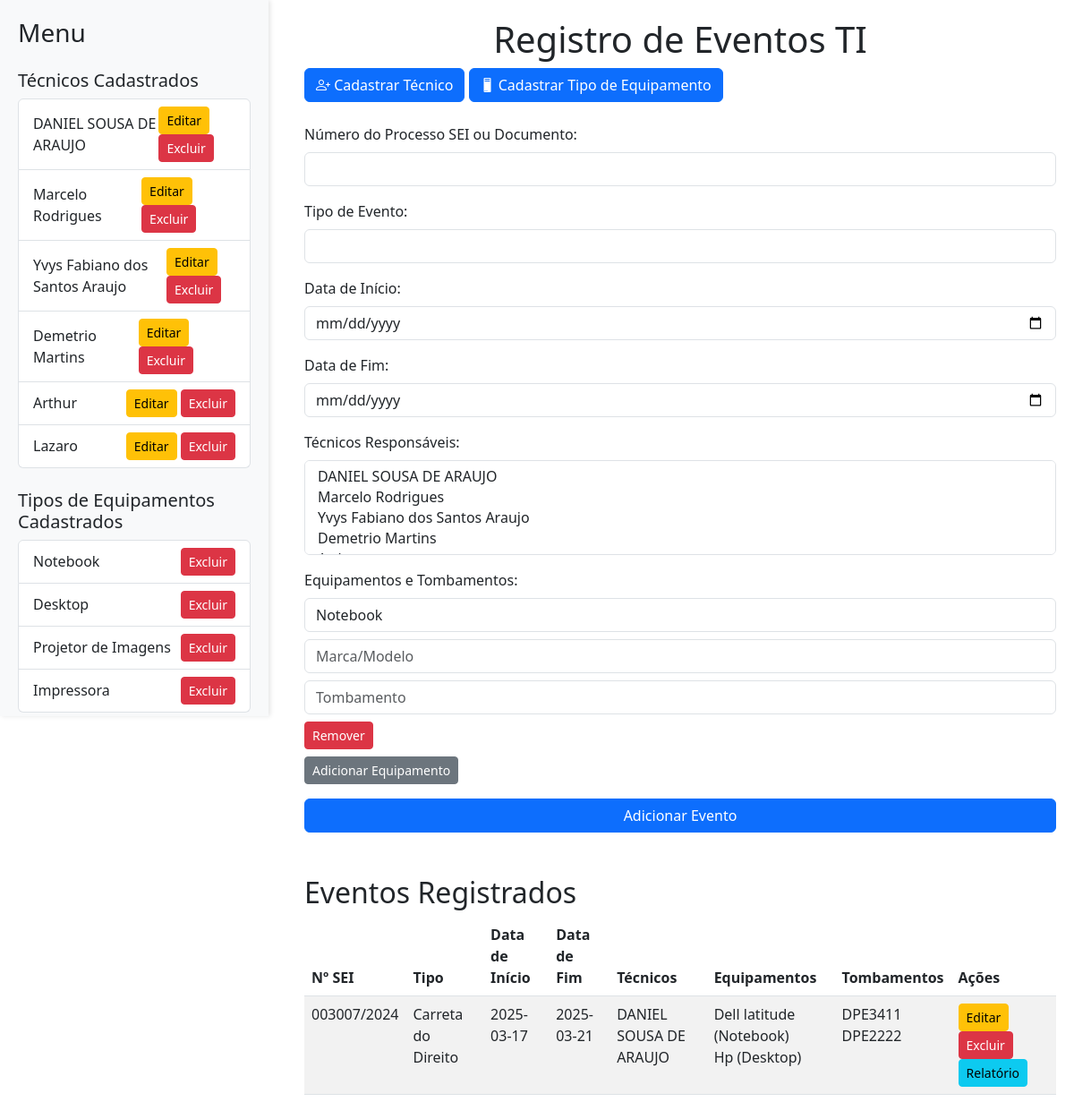
The page / on the database its author committed.
### tables this page shows
CREATE TABLE tecnicos (
    id INTEGER PRIMARY KEY AUTOINCREMENT,
    nome TEXT NOT NULL UNIQUE
);

CREATE TABLE tipos_equipamentos (
    id INTEGER PRIMARY KEY AUTOINCREMENT,
    nome TEXT NOT NULL UNIQUE
);

CREATE TABLE eventos (
    id INTEGER PRIMARY KEY AUTOINCREMENT,
    numero_sei TEXT NOT NULL,
    tipo TEXT NOT NULL,
    data_inicio TEXT NOT NULL,
    data_fim TEXT NOT NULL
);

CREATE TABLE equipamentos (
    id INTEGER PRIMARY KEY AUTOINCREMENT,
    evento_id INTEGER,
    tipo_id INTEGER,
    marca_modelo TEXT NOT NULL,
    tombamento TEXT NOT NULL,
    FOREIGN KEY (evento_id) REFERENCES eventos (id),
    FOREIGN KEY (tipo_id) REFERENCES tipos_equipamentos (id)
);

### app.py (the view, shortened to what this page needs)
@app.route("/", methods=["GET", "POST"])
def index():
    conn = get_db_connection()
    eventos = conn.execute('SELECT * FROM eventos').fetchall()
    eventos_completos = []
    for evento in eventos:
        tecnicos_evento = conn.execute('''
            SELECT t.nome
            FROM tecnicos t
            JOIN eventos_tecnicos et ON t.id = et.tecnico_id
            WHERE et.evento_id = ?
        ''', (evento['id'],)).fetchall()
        equipamentos_evento = conn.execute('''
            SELECT e.marca_modelo, e.tombamento, te.nome AS tipo
            FROM equipamentos e
            JOIN tipos_equipamentos te ON e.tipo_id = te.id
            WHERE e.evento_id = ?
        ''', (evento['id'],)).fetchall()
        atividades_evento = conn.execute('''
            SELECT a.data, a.descricao, t.nome AS tecnico
            FROM atividades a
            JOIN tecnicos t ON a.tecnico_id = t.id
            WHERE a.evento_id = ?
        ''', (evento['id'],)).fetchall()
        eventos_completos.append({
            **evento,  # Desempacota os dados do evento
            "tecnicos": [tecnico['nome'] for tecnico in tecnicos_evento],
            "equipamentos": equipamentos_evento,
            "atividades": atividades_evento
        })
    tecnicos_cadastrados = conn.execute('SELECT * FROM tecnicos').fetchall()
    tipos_equipamentos = conn.execute('SELECT * FROM tipos_equipamentos').fetchall()
    conn.close()
    return render_template("index.html", eventos=eventos_completos, tecnicos_cadastrados=tecnicos_cadastrados, tipos_equipamentos=tipos_equipamentos)

### app.py (called while the page is built)
def get_db_connection():
    conn = sqlite3.connect('eventos.db')
    conn.row_factory = sqlite3.Row  # Retorna as linhas como dicionários
    return conn

### templates/index.html (shortened to what this page needs)
<!DOCTYPE html>
<html lang="pt-br">
<head>
    <link href="https://cdn.jsdelivr.net/npm/bootstrap@5.3.0/dist/css/bootstrap.min.css" rel="stylesheet">
    <link href="https://cdn.jsdelivr.net/npm/bootstrap-icons@1.10.5/font/bootstrap-icons.css" rel="stylesheet">
</head>
<body>
    <div class="sidebar">
        <h3 class="mb-4">Menu</h3>
        <div class="mb-4">
            <h5>Técnicos Cadastrados</h5>
            <ul id="tecnicosList" class="list-group">
                {% for tecnico in tecnicos_cadastrados %}
                    <li class="list-group-item d-flex justify-content-between align-items-center">
                        {{ tecnico.nome }}
                        <div>
                            <button class="btn btn-warning btn-sm" onclick="abrirModalEditarTecnico('{{ tecnico.id }}', '{{ tecnico.nome }}')">Editar</button>
                            <a href="/remover_tecnico/{{ tecnico.id }}" class="btn btn-danger btn-sm">Excluir</a>
                        </div>
                    </li>
                {% endfor %}
            </ul>
        </div>
        <div class="mb-4">
            <h5>Tipos de Equipamentos Cadastrados</h5>
            <ul id="tiposEquipamentosList" class="list-group">
                {% for tipo in tipos_equipamentos %}
                    <li class="list-group-item d-flex justify-content-between align-items-center">
                        {{ tipo.nome }}
                        <div>
                            <a href="/remover_tipo_equipamento/{{ tipo.id }}" class="btn btn-danger btn-sm">Excluir</a>
                        </div>
                    </li>
                {% endfor %}
            </ul>
        </div>
    </div>
    <div class="main-content">
        <h1 class="text-center">Registro de Eventos TI</h1>
        <div class="mb-4">
            <button type="button" class="btn btn-primary" data-bs-toggle="modal" data-bs-target="#cadastrarTecnicoModal">
                <i class="bi bi-person-plus"></i> Cadastrar Técnico
            </button>
            <button type="button" class="btn btn-primary" data-bs-toggle="modal" data-bs-target="#cadastrarTipoEquipamentoModal">
                <i class="bi bi-pc"></i> Cadastrar Tipo de Equipamento
            </button>
        </div>
        <form action="/" method="post">
            <div class="mb-3">
                <label class="form-label">Número do Processo SEI ou Documento:</label>
                <input type="text" name="numero_sei" class="form-control" required>
            </div>
            <div class="mb-3">
                <label class="form-label">Tipo de Evento:</label>
                <input type="text" name="tipo" class="form-control" required>
            </div>
            <div class="mb-3">
                <label class="form-label">Data de Início:</label>
                <input type="date" name="data_inicio" class="form-control" required>
            </div>
            <div class="mb-3">
                <label class="form-label">Data de Fim:</label>
                <input type="date" name="data_fim" class="form-control" required>
            </div>
            <div class="mb-3">
                <label class="form-label">Técnicos Responsáveis:</label>
                <select name="tecnicos" class="form-control" multiple required>
                    {% for tecnico in tecnicos_cadastrados %}
                        <option value="{{ tecnico.id }}">{{ tecnico.nome }}</option>
                    {% endfor %}
                </select>
            </div>
            <div class="mb-3">
                <label class="form-label">Equipamentos e Tombamentos:</label>
                <div id="equipamentos-container">
                    <div class="equipamento-item mb-2">
                        <select name="equipamentos_tipo[]" class="form-control mb-2" required>
                            {% for tipo in tipos_equipamentos %}
                                <option value="{{ tipo.id }}">{{ tipo.nome }}</option>
                            {% endfor %}
                        </select>
                        <input type="text" name="equipamentos_marca_modelo[]" class="form-control mb-2" placeholder="Marca/Modelo" required>
                        <input type="text" name="equipamentos_tombamento[]" class="form-control mb-2" placeholder="Tombamento" required>
                        <button type="button" class="btn btn-danger btn-sm remover-equipamento">Remover</button>
                    </div>
                </div>
                <button type="button" id="adicionar-equipamento" class="btn btn-secondary btn-sm">Adicionar Equipamento</button>
            </div>
            <button type="submit" class="btn btn-primary w-100">Adicionar Evento</button>
        </form>
        <h2 class="mt-5">Eventos Registrados</h2>
        <table class="table table-striped">
            <thead>
                <tr>
                    <th>Nº SEI</th>
                    <th>Tipo</th>
                    <th>Data de Início</th>
                    <th>Data de Fim</th>
                    <th>Técnicos</th>
                    <th>Equipamentos</th>
                    <th>Tombamentos</th>
                    <th>Ações</th>
                </tr>
            </thead>
            <tbody>
                {% for evento in eventos %}
                    <tr>
                        <td>{{ evento.numero_sei }}</td>
                        <td>{{ evento.tipo }}</td>
                        <td>{{ evento.data_inicio }}</td>
                        <td>{{ evento.data_fim }}</td>
                        <td>{{ evento.tecnicos | join(", ") }}</td>
                        <td>
                            {% for equipamento in evento.equipamentos %}
                                {{ equipamento.marca_modelo }} ({{ equipamento.tipo }})<br>
                            {% endfor %}
                        </td>
                        <td>
                            {% for equipamento in evento.equipamentos %}
                                {{ equipamento.tombamento }}<br>
                            {% endfor %}
                        </td>
                        <td>
                            <a href="/editar/{{ evento.id }}" class="btn btn-warning btn-sm">Editar</a>
                            <a href="/excluir/{{ evento.id }}" class="btn btn-danger btn-sm">Excluir</a>
                            <a href="/relatorio_atividades/{{ evento.id }}" class="btn btn-info btn-sm">Relatório</a>
                        </td>
                    </tr>
                {% endfor %}
            </tbody>
        </table>
    </div>
</body>
</html>

### templates/index.html (style rules this page uses)
.sidebar { height: 100vh; width: 300px; position: fixed; top: 0; left: 0; background-color: #f8f9fa; padding: 20px; box-shadow: 2px 0 5px rgba(0, 0, 0, 0.1); }
.main-content { margin-left: 320px; padding: 20px; }

### rows shown on the page
tecnicos: nome "DANIEL SOUSA DE ARAUJO", {{ tecnico.id }} 1 (drawn)
tecnicos: nome "Marcelo Rodrigues", {{ tecnico.id }} 2 (drawn)
tecnicos: nome "Yvys Fabiano dos Santos Araujo", {{ tecnico.id }} 3 (drawn)
tecnicos: nome "Demetrio Martins", {{ tecnico.id }} 4 (drawn)
tecnicos: nome "Arthur", {{ tecnico.id }} 5 (drawn)
tecnicos: nome "Lazaro"
tipos_equipamentos: nome "Notebook"
tipos_equipamentos: nome "Desktop"
tipos_equipamentos: nome "Projetor de Imagens"
tipos_equipamentos: nome "Impressora"
eventos: numero_sei "003007/2024", tipo "Carreta do Direito", data_inicio "2025-03-17", data_fim "2025-03-21", tecnicos "DANIEL SOUSA DE ARAUJO"
equipamentos: marca_modelo "Dell latitude", tipo "Notebook", tombamento "DPE3411"
equipamentos: marca_modelo "Hp", tipo "Desktop", tombamento "DPE2222"

### other values the page prints
form field value "Notebook"
